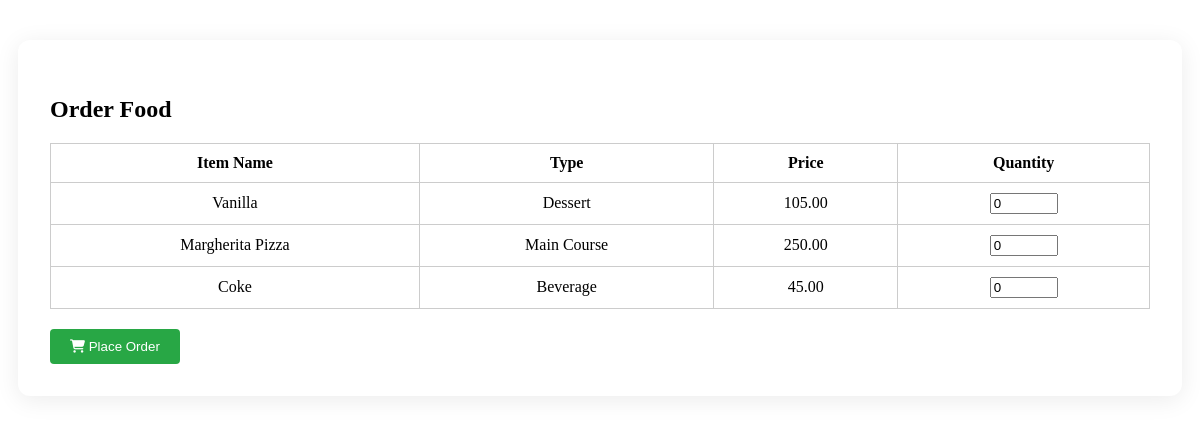
Page /order_food.php on the committed database.
### tables this page shows
CREATE TABLE Menu (
    item_id VARCHAR(6) PRIMARY KEY,
    item_name VARCHAR(255),
    item_type VARCHAR(255),
    item_price DECIMAL(10,2)
);

### order_food.php (the view, shortened to what this page needs)
<?php
require_once 'config.php';
$user_pending_order_id = null;
$user_pending_order_total = 0;
$sql_menu = "SELECT * FROM menu ORDER BY item_id;";
$result_menu = mysqli_query($link, $sql_menu);
?>
<!DOCTYPE html>
<html>
<head>
    <link rel="stylesheet" href="admin/CSS/menustyle.css">
    <link rel="stylesheet" href="https://cdnjs.cloudflare.com/ajax/libs/font-awesome/6.5.2/css/all.min.css">
</head>
<body>
    <?php
    if ($user_pending_order_id !== null):
    ?>
        <div class="menucontainer" style="text-align: center;">
            <h2>Order Awaiting Payment</h2>
            <p style="margin-bottom: 20px; font-size: 1.1em;">
                You have an order (ID: <?= htmlspecialchars($user_pending_order_id) ?>) awaiting payment. <br>
                Total Amount: ₹<?= number_format($user_pending_order_total, 2) ?><br>
                Please complete the payment before placing a new order.
            </p>
            <a href="admin/payment.php?order_id=<?= $user_pending_order_id ?>"
               style="display: inline-block; padding: 10px 20px; background: #28a745; color: #fff; text-decoration: none; border-radius: 4px; font-size: 1.1em; margin-bottom: 20px;">
               <i class="fa fa-credit-card"></i> Pay Bill for Order #<?= htmlspecialchars($user_pending_order_id) ?>
            </a>
        </div>
    <?php else:  ?>
    <div class="menucontainer">
        <h2>Order Food</h2>
        <form method="POST">
            <table class="order-table">
                <thead>
                    <tr>
                        <th>Item Name</th>
                        <th>Type</th>
                        <th>Price</th>
                        <th>Quantity</th>
                    </tr>
                </thead>
                <tbody>
                <?php if ($result_menu && mysqli_num_rows($result_menu) > 0): ?>
                    <?php while ($row_menu = mysqli_fetch_assoc($result_menu)): ?>
                        <tr>
                            <td><?= htmlspecialchars(ucfirst($row_menu['item_name'])) ?></td>
                            <td><?= htmlspecialchars(ucfirst($row_menu['item_type'])) ?></td>
                            <td><?= htmlspecialchars($row_menu['item_price']) ?></td>
                            <td><input type="number" name="quantity[<?= $row_menu['item_id'] ?>]" min="0" max="20" value="0" style="width:60px;"></td>
                        </tr>
                    <?php endwhile; ?>
                <?php else: ?>
                    <tr><td colspan="4">No menu items available.</td></tr>
                <?php endif; ?>
                </tbody>
            </table>
            <button type="submit" name="order" class="order-btn"><i class="fa fa-shopping-cart"></i> Place Order</button>
        </form>
    </div>
    <?php endif;  ?>
</body>
</html>

### admin/CSS/menustyle.css (style rules this page uses)
.menucontainer { max-width: 1100px; margin: 40px auto; background: #fff; border-radius: 12px; box-shadow: 0 4px 24px rgba(0,0,0,0.08); padding: 36px 32px 32px 32px; }

### order_food.php (style rules this page uses)
.order-table { width: 100%; border-collapse: collapse; margin-top: 20px; }
.order-table th, .order-table td { padding: 10px; border: 1px solid #ccc; text-align: center; }
.order-btn { margin-top: 20px; padding: 10px 20px; background: #28a745; color: #fff; border: none; cursor: pointer; border-radius: 4px; }

### rows in the picture
menu: item_name "Vanilla", item_type "Dessert", item_price "105.00"
menu: item_name "Margherita Pizza", item_type "Main Course", item_price "250.00"
menu: item_name "Coke", item_type "Beverage", item_price "45.00"
